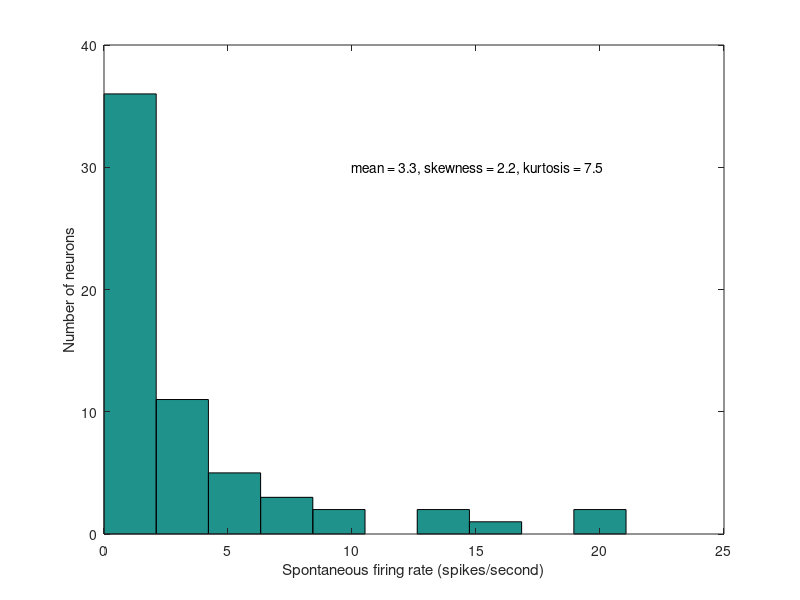
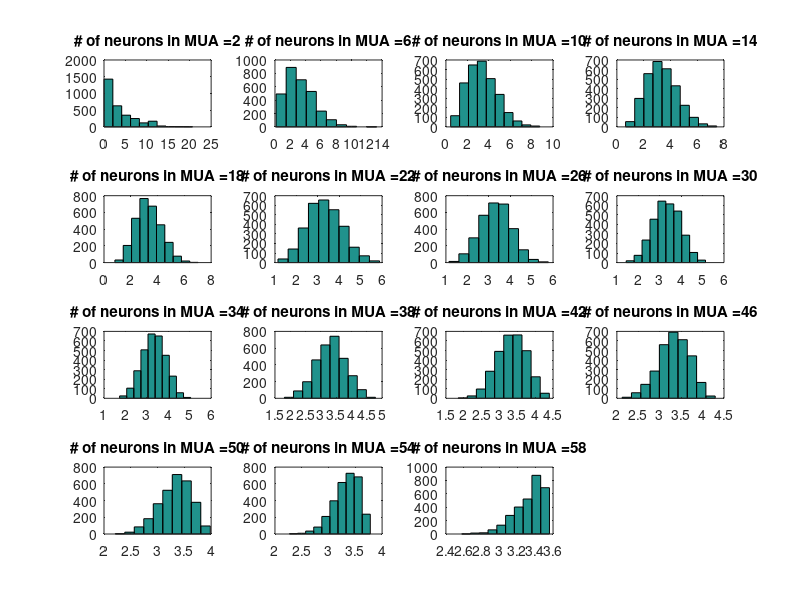
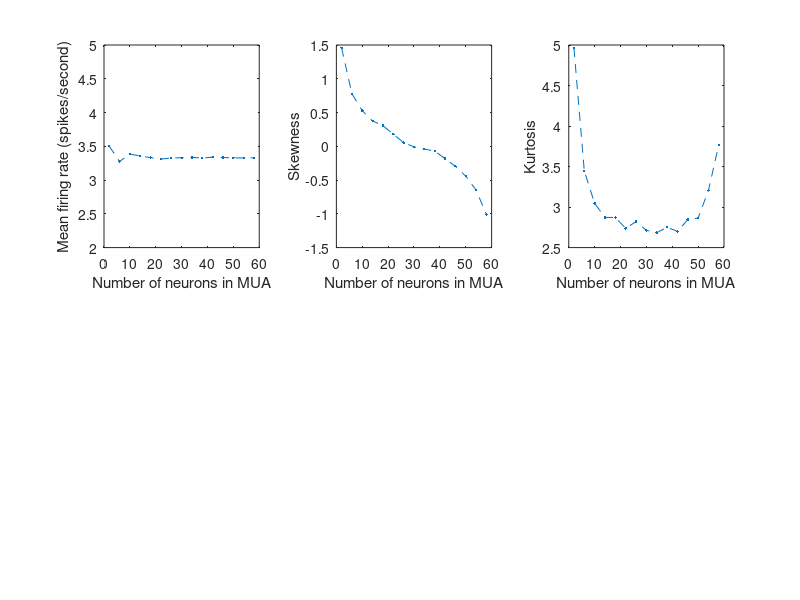

The MATLAB script that drew these images, in order:
%histogram of SUA
load spontaneous
figure
hist(m)
xlabel('Spontaneous firing rate (spikes/second)') 
ylabel('Number of neurons');
text(10,30,'mean = 3.3, skewness = 2.2, kurtosis = 7.5')

figure
fromn=2;ton=60;step=4;
% creates histogram of MUA from SUA data by rand permuations
mm=fromn:step:ton;
ploti=1;meann=[];skewn=[];kurnn=[];
mmua=[];
for mua = fromn : step : ton 
  
  for i = 1 : 3000
  
  
    mi=randperm(length(m));
    mmua(ploti,i)=mean(m(mi(1:mua)));
    
  end
  subplot(4,4,ploti);hist(mmua(ploti,:));
  title(strcat('# of neurons in MUA =  ',num2str(mua)))
  meann(ploti)=mean(mmua(ploti,:));
  skewn(ploti)=skewness(mmua(ploti,:));
  kurnn(ploti)=kurtosis(mmua(ploti,:));
  if ploti==ton
    xlabel('Spontaneous firing rate (spikes/second)') 
    ylabel('Number of neurons');
  end
  
  ploti=ploti+1;
end

figure
subplot(2,3,1);plot(mm,meann,'.--');
xlabel('Number of neurons in MUA') 
ylabel('Mean firing rate (spikes/second)');
axis([0 ton 2 5])
subplot(2,3,2);plot(mm,skewn,'.--')
xlabel('Number of neurons in MUA') 
ylabel('Skewness');
subplot(2,3,3);plot(mm,kurnn,'.--')
xlabel('Number of neurons in MUA') 
ylabel('Kurtosis');
